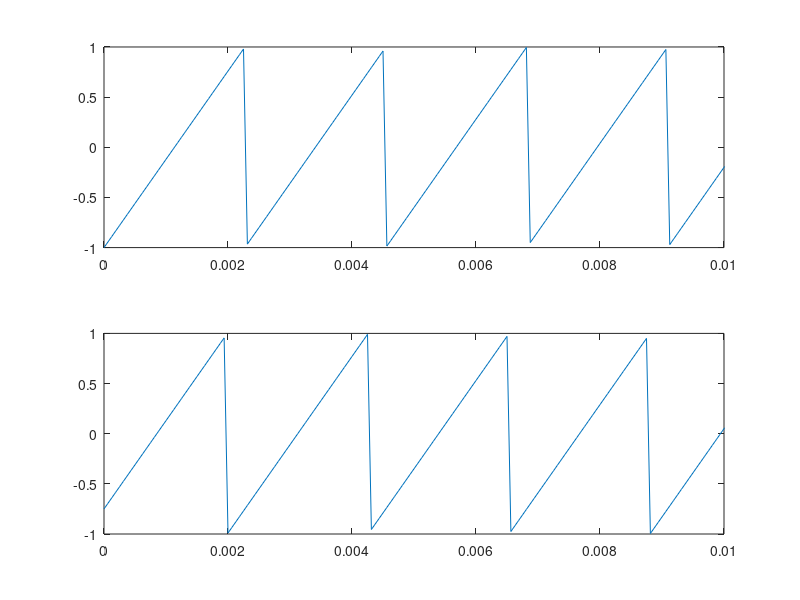

Source code (MATLAB):
Fs=16000;
f=440;
t=[0:2*(Fs-1)]/Fs;
phi1=pi/4;
nokogiri=sawtooth(2*pi*f*t);
nokogiri2=sawtooth(2*pi*f*t+phi1);
%sound(nokogiri2,Fs);
subplot(2,1,1);
plot(t,nokogiri);
axis([0 0.01 -1 1]);
subplot(2,1,2);
plot(t,nokogiri2);
axis([0 0.01 -1 1]);
